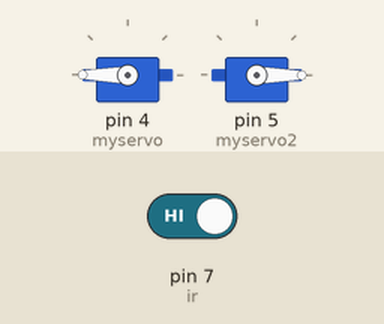
This sketch was run on a simulated Arduino Uno, built with avr-gcc and run on an emulated ATmega328P. Parts: 2 × servo. Inputs (shaded band) come from the test bench; at power-on: pin 7 (ir) HIGH. At 10.3 s the program stops and its outputs stay as they are.

Above: at 1.2 s.
1.3 s: pin 7 (ir) driven LOW
At 2.2 s:
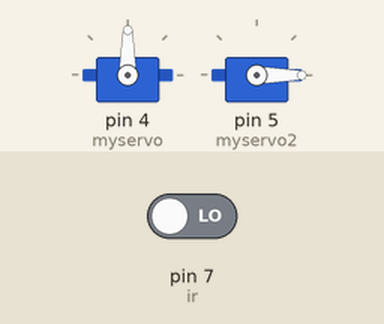
At 3.7 s:
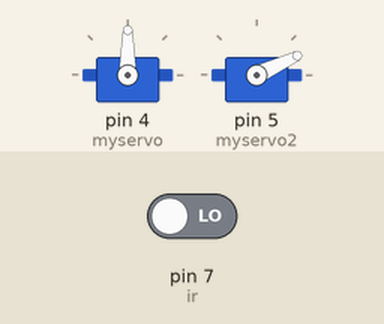
Timing chart, 0 to 11.8 s (numbered marks = the images above; inputs shaded):
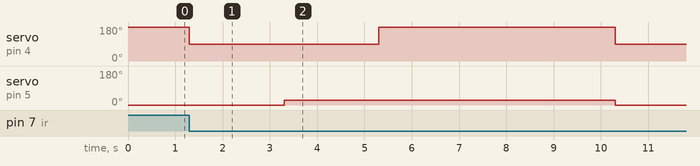

Measured:
- after the input at 1.3 s, servo on pin 4 (myservo): 180° → 90° at once, → 180° 4.0 s later, → 90° 5.0 s later; servo on pin 5 (myservo2): 0° → 25° after 2.0 s, → 0° 7.0 s later

The sketch:

Multiball.ino
```cpp
#include <Servo.h>

Servo myservo;
Servo myservo2;
const int ir = 7;
int pos = 0;

void setup() {
  pinMode(ir, INPUT);
  digitalWrite(ir, LOW);
  myservo.attach(4); //Outer Servo
  myservo2.attach(5); //Inner Servo
  myservo.write(180); //Sets Outer Servo Open
  myservo2.write(0); //Sets Inner Servo Closed
}

void loop() {

  if(digitalRead(ir)==LOW) { //If ball is detected
    myservo.write(90); //Close Outer Servo
    delay(2000);
    myservo2.write(25); //Open Inner Servo to let Additional Ball out
    delay(2000);
    myservo.write(180); //Opens Outer Servo to release both balls onto playfield
    delay(5000);
    myservo.write(90); //Close Outer Servo
    myservo2.write(0); //Close Inner Servo
    while(true){ //Prevents System from triggering more than once per play

    }

  }
}
```
